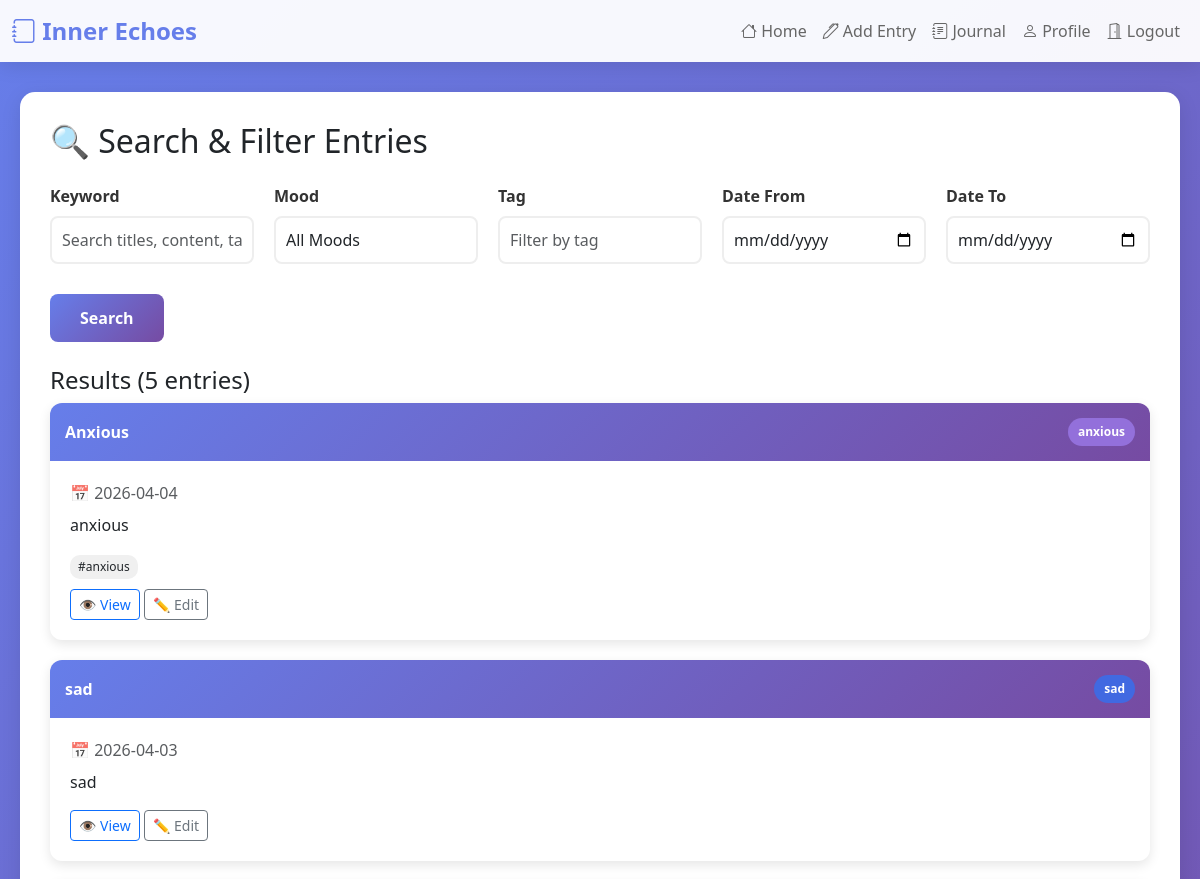
The app's page /search (signed in, upper part), older data.
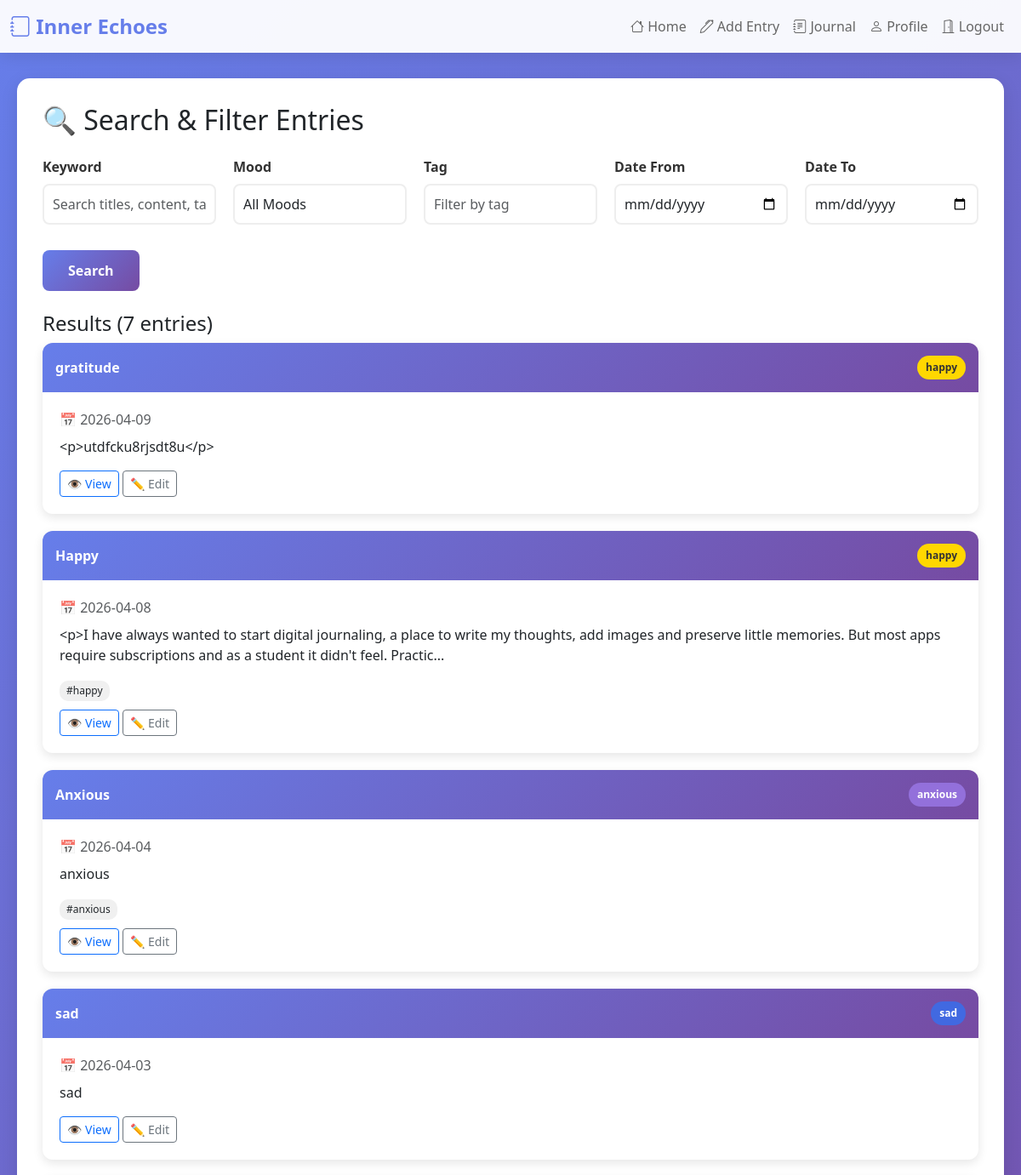
The same page, newer data.
### tables this page shows
CREATE TABLE entries (
        id INTEGER PRIMARY KEY AUTOINCREMENT,
        username TEXT,
        title TEXT,
        content TEXT,
        mood TEXT,
        date TEXT,
        file TEXT, tags TEXT,
        FOREIGN KEY (username) REFERENCES users (username)
    );

### app.py (the view)
@app.route('/search', methods=['GET', 'POST'])
def search():
    if not session.get('logged_in'):
        return redirect('/login')
    username = session.get('username')
    query = request.args.get('q', '')
    mood_filter = request.args.get('mood', 'all')
    tag_filter = request.args.get('tag', '')
    date_from = request.args.get('date_from', '')
    date_to = request.args.get('date_to', '')
    entries = get_user_entries(username)
    if query:
        entries = [e for e in entries if query.lower() in e['title'].lower() or query.lower() in e['content'].lower() or query.lower() in e['tags'].lower()]
    if mood_filter != 'all':
        entries = [e for e in entries if e['mood'] == mood_filter]
    if tag_filter:
        entries = [e for e in entries if tag_filter.lower() in e['tags'].lower()]
    if date_from:
        entries = [e for e in entries if e['date'] >= date_from]
    if date_to:
        entries = [e for e in entries if e['date'] <= date_to]
    return render_template('search.html', entries=entries, query=query, mood_filter=mood_filter, tag_filter=tag_filter, date_from=date_from, date_to=date_to, current_mood=session.get('mood', 'happy'))

### app.py (called while the page is built)
def decrypt_text(encrypted_text):
    return cipher.decrypt(encrypted_text.encode()).decode()

def get_user_entries(username):
    conn = sqlite3.connect(DB_FILE)
    c = conn.cursor()
    c.execute('SELECT id, title, content, mood, date, file, tags FROM entries WHERE username = ? ORDER BY date DESC', (username,))
    rows = c.fetchall()
    conn.close()
    entries = []
    for row in rows:
        try:
            decrypted_content = decrypt_text(row[2])
        except Exception as e:
            print(f"Decryption failed for entry {row[0]}: {e}")
            decrypted_content = "[Content could not be decrypted - this entry may be corrupted]"
        entries.append({
            'id': row[0],
            'title': row[1],
            'content': decrypted_content,
            'mood': row[3],
            'date': row[4],
            'file': row[5],
            'tags': row[6] or ''
        })
    return entries

### templates/search.html (shortened to what the changed rows need)
<!DOCTYPE html>
<html lang="en">
<head>
    <link href="https://cdn.jsdelivr.net/npm/bootstrap@5.3.0/dist/css/bootstrap.min.css" rel="stylesheet">
    <link href="https://cdn.jsdelivr.net/npm/bootstrap-icons@1.10.0/font/bootstrap-icons.css" rel="stylesheet">
</head>
<body>
    <div class="search-container">
        <div class="search-panel">
            <h2 class="mb-4">🔍 Search & Filter Entries</h2>
            <form method="GET" class="mb-4">
                <div class="filters">
                </div>
                <button type="submit" class="btn-search">Search</button>
            </form>
            <h4>Results ({{ entries|length }} entries)</h4>
            {% if entries %}
                {% for entry in entries %}
                <div class="entry-card">
                    <div class="entry-header">
                        <div style="display: flex; justify-content: space-between; align-items: center;">
                            <strong>{{ entry.title }}</strong>
                            <span class="mood-badge {{ entry.mood }}">{{ entry.mood }}</span>
                        </div>
                    </div>
                    <div class="entry-body">
                        <p class="text-muted mb-2">📅 {{ entry.date }}</p>
                        <p>{{ entry.content[:200] }}{% if entry.content|length > 200 %}...{% endif %}</p>
                        {% if entry.tags %}
                        <div class="tags">
                            {% for tag in entry.tags.split(',') %}
                            <span class="tag">{{ tag.strip() }}</span>
                            {% endfor %}
                        </div>
                        {% endif %}
                        <div style="margin-top: 10px;">
                            <a href="/entry/{{ entry.date }}" class="btn btn-sm btn-outline-primary">👁️ View</a>
                            <a href="/edit/{{ entry.id }}" class="btn btn-sm btn-outline-secondary">✏️ Edit</a>
                        </div>
                    </div>
                </div>
                {% endfor %}
            {% else %}
                <div class="text-center py-5">
                    <h5>No entries found</h5>
                    <p>Try adjusting your search criteria.</p>
                </div>
            {% endif %}
        </div>
    </div>
</body>
</html>

Row changes from the older to the newer data that the page shows:
added entries: title "gratitude", mood "happy", date "2026-04-09", content "<p>utdfcku8rjsdt8u</p>", shown under "Results (7 entries)"
added entries: title "Happy", mood "happy", date "2026-04-08", content "<p>I have always wanted to start digital journaling, a place to write my thoughts, add images and preserve little memories. But most apps require subscriptions and as a student it didn't feel. Practic", strip "#happy"
Text that changed along with them:
{{ entries|length }}: "5" → "7"
